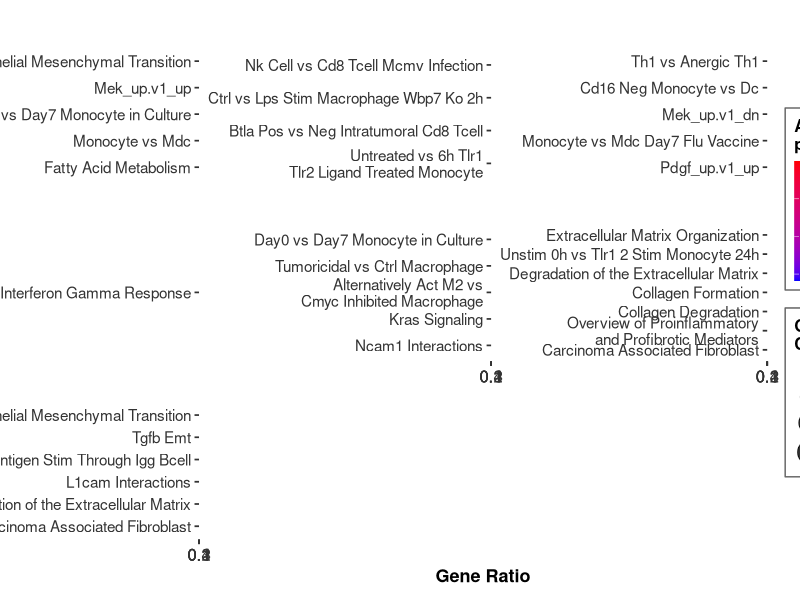
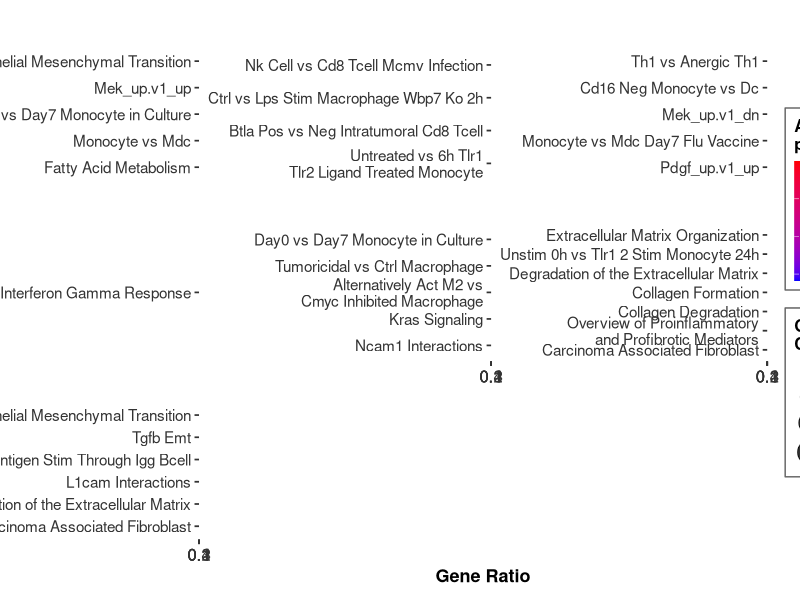
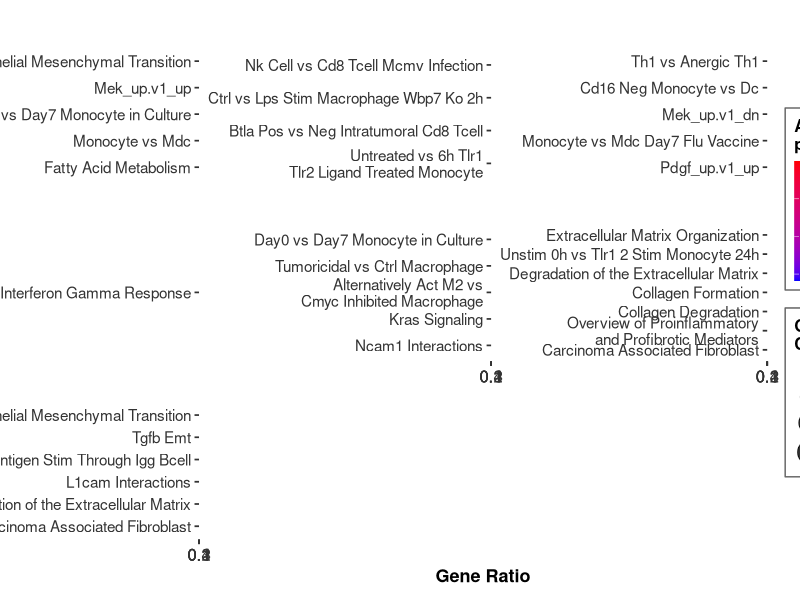
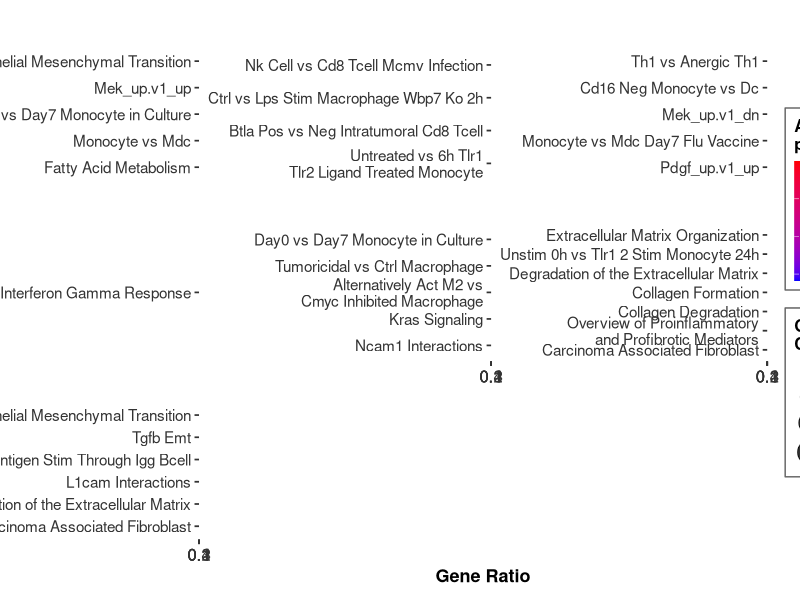

Recreate these plots in R, in order.
# ==========================================
# PROFESSIONAL GSEA DOTPLOT - Faceted by Cytokine
# ==========================================

library(ggplot2)
library(dplyr)

# ---- Read and prepare data ----
dat <- read.csv("select_gsea_results_for_figure.csv", stringsAsFactors = FALSE)

# Improved pathway name cleaning with line breaks for long names
format_pathway_names <- function(pathway_names) {
  cleaned <- gsub("^(HALLMARK_|GSE\\d+_|MEK_UP\\.V1_|FOROUTAN_|REACTOME_|MISHRA_|WP_|PDGF_UP\\.V1_)", "", pathway_names)
  
  # Remove UP/DOWN/DN patterns but preserve the rest
  cleaned <- gsub("(_|\\b)(UP|DOWN|DN)(\\b|_)", " ", cleaned, ignore.case = TRUE)
  cleaned <- gsub("_+", " ", cleaned)
  cleaned <- gsub("\\s+", " ", cleaned)
  cleaned <- trimws(cleaned)
  
  # Only replace truly empty names
  is_empty <- nchar(cleaned) == 0 | cleaned %in% c("Up", "Dn", "up", "dn", "DOWN", "DOWN ")
  cleaned[is_empty] <- pathway_names[is_empty]
  
  t <- tools::toTitleCase(tolower(cleaned))
  t <- gsub("\\bDna\\b", "DNA", t)
  t <- gsub("\\bRna\\b", "RNA", t)
  t <- gsub("\\bTnf\\b", "TNF", t)
  t <- gsub("\\bIl\\b", "IL", t)
  t <- gsub("\\bVs\\b", "vs", t)
  
  # Add line breaks for long pathway names (over 40 characters)
  t <- sapply(t, function(name) {
    if (nchar(name) > 40) {
      # Find a good break point (space closest to middle)
      words <- strsplit(name, " ")[[1]]
      mid <- ceiling(length(words) / 2)
      line1 <- paste(words[1:mid], collapse = " ")
      line2 <- paste(words[(mid+1):length(words)], collapse = " ")
      return(paste(line1, line2, sep = "\n"))
    } else {
      return(name)
    }
  }, USE.NAMES = FALSE)
  
  return(t)
}

# Simple cytokine normalization
normalize_cytokine <- function(x) {
  case_when(
    x == "tnf.a" ~ "TNF-α",
    x == "tgf.b" ~ "TGF-β", 
    x == "kc.like" ~ "KC-like",
    x == "il.10" ~ "IL-10",
    x == "il.8" ~ "IL-8",
    x == "vegf" ~ "VEGF",
    x == "CCL2" ~ "CCL2",
    TRUE ~ toupper(x)
  )
}

# Prepare data
df <- dat %>%
  mutate(
    pathway_clean = format_pathway_names(Description),
    cytokine_clean = normalize_cytokine(Cytokine),
    p.adjust = as.numeric(p.adjust),
    count = setSize,
    gene_ratio = setSize / 500
  ) %>%
  filter(is.finite(p.adjust), p.adjust < 0.10) %>%
  arrange(gene_ratio) %>%
  mutate(pathway_clean = factor(pathway_clean, levels = unique(pathway_clean)))

# Professional faceted plot
professional_plot <- ggplot(df, aes(x = gene_ratio, y = pathway_clean)) +
  geom_point(aes(size = count, color = p.adjust), alpha = 0.8) +
  
  scale_color_gradient(
    low = "#0000FF",   
    high = "#FF0000", 
    trans = "log10",
    name = "Adjusted\np-value",
    breaks = c(1e-04, 1e-03, 1e-02),
    labels = c("1e-04", "1e-03", "1e-02")
  ) +
  
  scale_size_continuous(name = "Gene\nCount", range = c(2, 8)) +
  scale_x_continuous(name = "Gene Ratio") +
  scale_y_discrete(name = NULL) +
  
  facet_wrap(~ cytokine_clean, ncol = 3, scales = "free_y") +
  
  theme_bw(base_size = 13) +
  theme(
    # Darker, crisper text
    text = element_text(color = "black"),
    axis.text.x = element_text(color = "grey20", size = 12),
    axis.text.y = element_text(color = "grey20", size = 11, hjust = 1, lineheight = 0.9),
    axis.title = element_text(color = "black", size = 13, face = "bold"),
    
    # Cleaner grid
    panel.grid.major = element_line(color = "grey85", size = 0.3),
    panel.grid.minor = element_blank(),
    panel.border = element_rect(color = "grey40", size = 0.8),
    
    # Professional facet labels
    strip.background = element_rect(fill = "grey90", color = "grey40", size = 0.8),
    strip.text = element_text(face = "bold", size = 13, color = "black"),
    
    # Legend styling
    legend.position = "right",
    legend.background = element_rect(fill = "white", color = "grey40", size = 0.5),
    legend.title = element_text(size = 12, face = "bold", color = "black"),
    legend.text = element_text(size = 11, color = "grey20"),
    legend.key = element_rect(fill = "white", color = NA),
    
    # Margins - more space on left for pathway names
    plot.margin = margin(10, 15, 10, 10),
    plot.title = element_blank()
  )

print(professional_plot)

ggsave("gsea_professional_faceted.eps", professional_plot, 
       width = 16, height = 9, dpi = 300, device = cairo_ps, bg = "white")

# Save with better proportions - wider for 3 columns
ggsave("gsea_professional_faceted.pdf", professional_plot, width = 16, height = 9, device = cairo_pdf)
ggsave("gsea_professional_faceted.png", professional_plot, width = 16, height = 9, dpi = 600)

print("Professional faceted plot created!")
print("Improvements: Smaller dots (2-8 range), darker text, cleaner grid, professional styling")